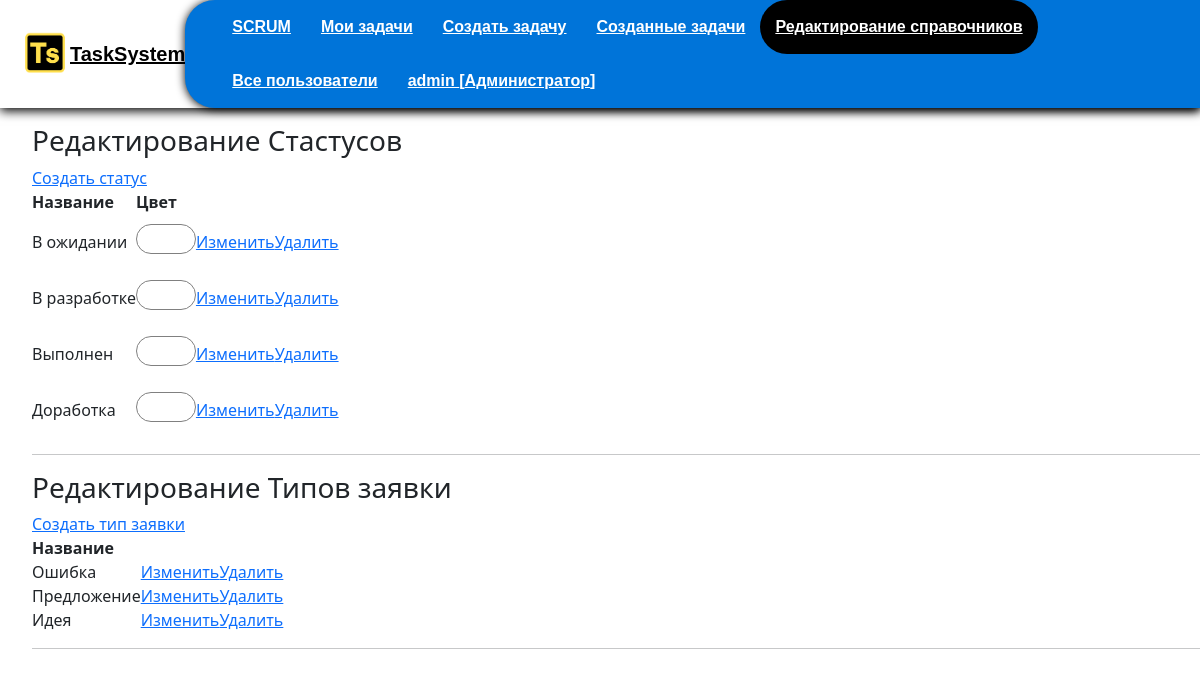
The page /edit_directory/ (signed in) on the database as committed earlier.
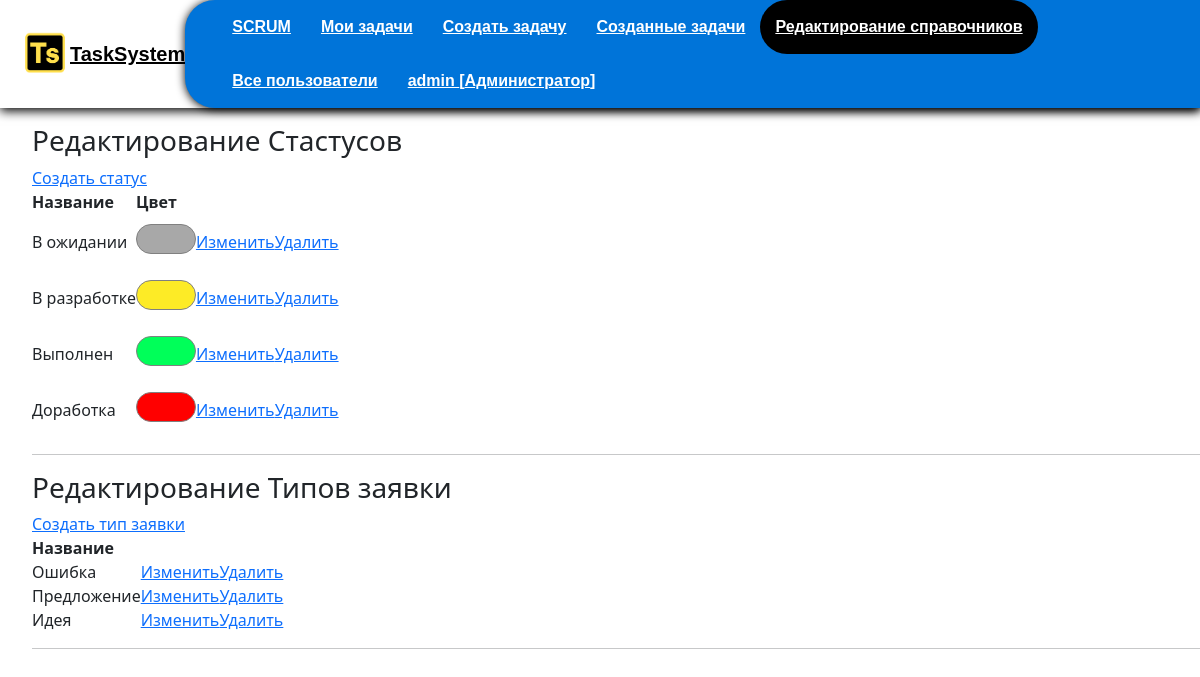
The same page on the database as committed later.
### edit_directory/models.py (models this page shows, shortened)
class Status(models.Model):
    COLOR_CHOICES = [
        ("GR", "Зеленый"),
        ("RD", "Красный"),
        ("YE", "Желтый"),
        ("DR", "Серый")
    ]
    COLOR_PALETTE = [
        ("#FFFFFF", "white", ),
        ("#000000", "black", ),
    ]
    name = models.CharField(verbose_name="Название статуса", max_length=50, default=None)
    comment_is_active = models.BooleanField(verbose_name="Возможность комментировать", default=False)
    color_status = models.CharField(verbose_name="Цвет статуса", max_length=7, default= "#000000")
    image_status = models.ImageField(verbose_name="Иконка статуса", upload_to='image_status/', default=None, blank=True)
    next_status = models.ManyToManyField('self', blank=True)

### edit_directory/views.py (the view)
# urls.py: path("", edit_directory.view, name='directory_view'),
@user_passes_test(lambda u: u.is_superuser)
def view(request):
    try:
        right = Right.objects.get(user_id=request.user)
    except:
        right = None
    status = Status.objects.all()
    tasktype = TaskType.objects.all()
    return render(request, 'edit_directory/edit_directory.html', context={
        'title': "Редактирование справочников",
        'statuses':status,
        "right":right,
        'tasktypes': tasktype
    })

### mainapp/templates/edit_directory/edit_directory.html
{% load static %}
{% include 'mainapp/includes/menu_inc.html' %}
<div class='page_style'>
<h3>Редактирование Стастусов</h3>
<a class="button" href="{% url 'edit_directory:create_status' %}">Создать статус</a>
<table class="primary">
    <thead>
      <tr>
        <th>Название</th>
        <th>Цвет</th>
        <th></th>
        <th></th>
      </tr>
    </thead>
    <tbody>
        {% for status in statuses %}
      <tr>
        <td>{{status.name}}</td>
        <td><p class='color-block' style="background-color: {{status.color_status}};"></p></td>
        <td><a href="{% url 'edit_directory:edit_status' status.id %}">Изменить</a></td>
        <td><a href="{% url 'edit_directory:delete_status' status.id %}">Удалить</a></td>
      </tr>
      {% endfor %}
    </tbody>
  </table>
<hr>
<h3>Редактирование Типов заявки</h3>
<a class="button" href="{% url 'edit_directory:create_tasktype' %}">Создать тип заявки</a>
<table class="primary">
    <thead>
      <tr>
        <th>Название</th>
        <th></th>
        <th></th>
      </tr>
    </thead>
    <tbody>
        {% for tasktype in tasktypes %}
      <tr>
        <td>{{tasktype.name}}</td>
        <td><a href="{% url 'edit_directory:edit_tasktype' tasktype.id %}">Изменить</a></td>
        <td><a href="{% url 'edit_directory:delete_tasktype' tasktype.id %}">Удалить</a></td>
      </tr>
      {% endfor %}
    </tbody>
  </table>
<hr>
</div>

Rows that differ between the two databases and show on the page:
changed Status "В ожидании": color_status "DR" → "#a8a8a8" (drawn)
changed Status "В разработке": color_status "YE" → "#fdeb26" (drawn)
changed Status "Выполнен": color_status "GR" → "#00ff59" (drawn)
changed Status "Доработка": color_status "RD" → "#ff0000" (drawn)
